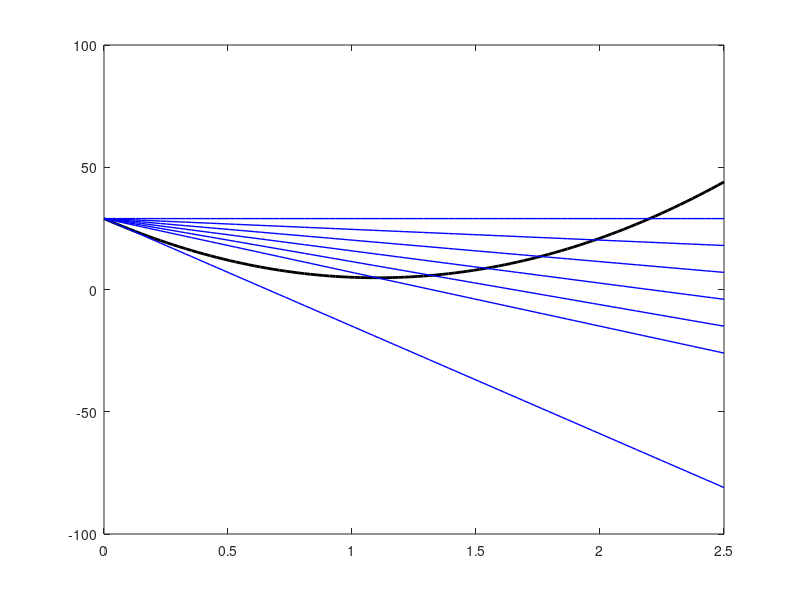

Source code (MATLAB): (Note: this script raises an error after producing the figure.)
% Definicje funkcji
% phi_rys3 = @(s) 40*s.^3 + 20*s.^2 - 44*s + 29;
phi_rys3 = @(s) 20*s.^2 -44*s + 29;
dphi_rys3 = @(s) 40*s - 44; % Pochodna funkcji phi
 
% Parametry początkowe
s = 1;
alpha = 0.3; % Zmieniony parametr alpha
beta = 1;
 
% Pętla backtracking search
% while phi_rys3(s) >= phi_rys3(0) + alpha*dphi_rys3(0)*s
 
steps = [s];
i = 2;
 
while phi_rys3(s) >= 29 - alpha * 44 * s
    s = beta*s;
    steps(i) = s;
    i = i + 1;
 
end
 
% Wygenerowanie wykresu
s_values = linspace(0, 2.5, 100);
plot(s_values, phi_rys3(s_values), 'black', 'LineWidth', 2); hold on;
 
plot(s_values, phi_rys3(0) + dphi_rys3(0)*s_values, 'b', 'LineWidth', 1);
plot(s_values, phi_rys3(0) + alpha*dphi_rys3(0)*s_values, 'b', 'LineWidth', 1);
plot(s_values, phi_rys3(0) + 0*dphi_rys3(0)*s_values, 'b', 'LineWidth', 1);
plot(s_values, phi_rys3(0) + 0.1*dphi_rys3(0)*s_values, 'b', 'LineWidth', 1);
plot(s_values, phi_rys3(0) + 0.2*dphi_rys3(0)*s_values, 'b', 'LineWidth', 1);
plot(s_values, phi_rys3(0) + 0.4*dphi_rys3(0)*s_values, 'b', 'LineWidth', 1);
plot(s_values, phi_rys3(0) + 0.5*dphi_rys3(0)*s_values, 'b', 'LineWidth', 1);
 
points_red = [];
 
for i = 1:length(steps)
    points_red(i) = phi_rys3(steps(i));
end
 
points_black = [];
 
for i = 1:length(steps)
    points_black(i) = phi_rys4(0) + alpha*dphi_rys4(0)*steps(i);
end
 
scatter(steps, points_red, 70, 'r','square', 'filled');
scatter(steps, points_black, 70, 'k','square', 'filled');

 
legend('\phi(s) = 20s^2 -44s + 29',"y(s) = \phi(0) + \alpha\phi'(0)s", 'Location', 'NorthEast');
title('Metoda backtracking search dla \phi(s) = 20s^2 - 44s + 29');
xlabel('s');
ylabel('\phi(s)');
ylim([-30 50])
xlim([0 2.5])
grid on;
hold off;